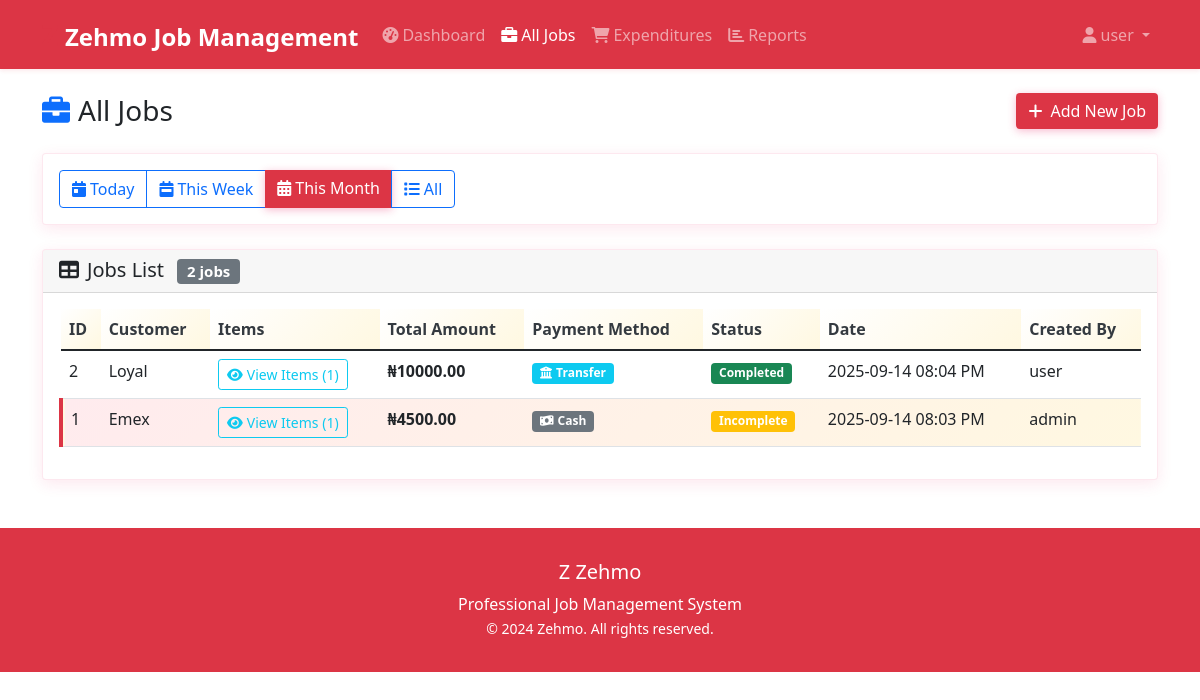
The app's page /jobs?filter=month (signed in) with its own data.
### app.py (models this page shows, shortened)
class User(UserMixin, db.Model):
    __tablename__ = 'users'
    id = db.Column(db.Integer, primary_key=True)
    username = db.Column(db.String(80), unique=True, nullable=False)
    password_hash = db.Column(db.String(120), nullable=False)
    role = db.Column(db.String(20), nullable=False, default='normal')  # 'normal' or 'admin'
    def is_admin(self):
        return self.role == 'admin'

class Job(db.Model):
    __tablename__ = 'jobs'
    id = db.Column(db.Integer, primary_key=True)
    customer_name = db.Column(db.String(100), nullable=False)
    status = db.Column(db.String(20), nullable=False, default='Incomplete')  # 'Completed' or 'Incomplete'
    payment_method = db.Column(db.String(20), nullable=False, default='Cash')  # 'Cash' or 'Transfer'
    date_time = db.Column(db.DateTime, nullable=False, default=datetime.now)
    created_by = db.Column(db.Integer, db.ForeignKey('users.id'), nullable=False)
    items = db.relationship('JobItem', backref='job', lazy=True, cascade='all, delete-orphan')
    creator = db.relationship('User', backref='jobs')
    @property
    def total_amount(self):
        return sum(item.total for item in self.items)

class JobItem(db.Model):
    __tablename__ = 'job_items'
    id = db.Column(db.Integer, primary_key=True)
    job_id = db.Column(db.Integer, db.ForeignKey('jobs.id'), nullable=False)
    description = db.Column(db.String(200), nullable=False)
    quantity = db.Column(db.Integer, nullable=False)
    price = db.Column(db.Float, nullable=False)
    total = db.Column(db.Float, nullable=False)

### routes.py (the view)
@app.route('/jobs')
@login_required
def jobs():
    filter_type = request.args.get('filter', 'today')
    today = datetime.now().date()
    query = Job.query
    if filter_type == 'today':
        query = query.filter(db.func.date(Job.date_time) == today)
    elif filter_type == 'week':
        week_start = today - timedelta(days=today.weekday())
        query = query.filter(db.func.date(Job.date_time) >= week_start)
    elif filter_type == 'month':
        month_start = today.replace(day=1)
        query = query.filter(db.func.date(Job.date_time) >= month_start)
    jobs = query.order_by(Job.date_time.desc()).all()
    return render_template('jobs.html', jobs=jobs, filter_type=filter_type, today=today)

### app.py (called while the page is built)
@login_manager.user_loader
def load_user(user_id):
    return User.query.get(int(user_id))

### templates/jobs.html (shortened to what this page needs)
{% extends "base.html" %}
{% block content %}
<div class="d-flex justify-content-between align-items-center mb-4">
    <h1 class="h3 mb-0">
        <i class="fas fa-briefcase me-2 text-primary"></i>All Jobs
    </h1>
    <button type="button" class="btn btn-primary" data-bs-toggle="modal" data-bs-target="#addJobModal">
        <i class="fas fa-plus me-2"></i>Add New Job
    </button>
</div>
<div class="card mb-4">
    <div class="card-body">
        <div class="btn-group" role="group" aria-label="Filter jobs">
            <a href="{{ url_for('jobs', filter='today') }}" class="btn btn-{{ 'primary' if filter_type == 'today' else 'outline-primary' }}">
                <i class="fas fa-calendar-day me-1"></i>Today
            </a>
            <a href="{{ url_for('jobs', filter='week') }}" class="btn btn-{{ 'primary' if filter_type == 'week' else 'outline-primary' }}">
                <i class="fas fa-calendar-week me-1"></i>This Week
            </a>
            <a href="{{ url_for('jobs', filter='month') }}" class="btn btn-{{ 'primary' if filter_type == 'month' else 'outline-primary' }}">
                <i class="fas fa-calendar-alt me-1"></i>This Month
            </a>
            <a href="{{ url_for('jobs', filter='all') }}" class="btn btn-{{ 'primary' if filter_type == 'all' else 'outline-primary' }}">
                <i class="fas fa-list me-1"></i>All
            </a>
        </div>
    </div>
</div>
<div class="card">
    <div class="card-header">
        <h5 class="card-title mb-0">
            <i class="fas fa-table me-2"></i>Jobs List
            <span class="badge bg-secondary ms-2">{{ jobs|length }} jobs</span>
        </h5>
    </div>
    <div class="card-body">
        {% if jobs %}
            <div class="table-responsive">
                <table class="table table-hover" id="jobsTable">
                    <thead>
                        <tr>
                            <th>ID</th>
                            <th>Customer</th>
                            <th>Items</th>
                            <th>Total Amount</th>
                            <th>Payment Method</th>
                            <th>Status</th>
                            <th>Date</th>
                            <th>Created By</th>
                        </tr>
                    </thead>
                    <tbody>
                        {% for job in jobs %}
                            <tr class="{% if job.date_time.date() == today %}today-highlight{% endif %} {% if job.status == 'Incomplete' %}incomplete-job{% endif %}">
                                <td>{{ job.id }}</td>
                                <td>{{ job.customer_name }}</td>
                                <td>
                                    <button type="button" class="btn btn-sm btn-outline-info" data-bs-toggle="collapse" data-bs-target="#items-{{ job.id }}">
                                        <i class="fas fa-eye me-1"></i>View Items ({{ job.items|length }})
                                    </button>
                                </td>
                                <td class="fw-bold">₦{{ "%.2f"|format(job.total_amount) }}</td>
                                <td>
                                    <span class="badge bg-{{ 'info' if job.payment_method == 'Transfer' else 'secondary' }}">
                                        <i class="fas fa-{{ 'university' if job.payment_method == 'Transfer' else 'money-bill-wave' }} me-1"></i>{{ job.payment_method }}
                                    </span>
                                </td>
                                <td>
                                    <span class="badge bg-{{ 'success' if job.status == 'Completed' else 'warning' }}">
                                        {{ job.status }}
                                    </span>
                                </td>
                                <td>{{ job.date_time.strftime('%Y-%m-%d %I:%M %p') }}</td>
                                <td>{{ job.creator.username }}</td>
                            </tr>
                        {% endfor %}
                    </tbody>
                </table>
            </div>
        {% endif %}
    </div>
</div>
{% endblock %}

### templates/base.html (shortened to what this page needs)
<!DOCTYPE html>
<html lang="en">
<head>
    <link href="https://cdn.jsdelivr.net/npm/bootstrap@5.1.3/dist/css/bootstrap.min.css" rel="stylesheet">
    <link href="https://cdnjs.cloudflare.com/ajax/libs/font-awesome/6.0.0/css/all.min.css" rel="stylesheet">
</head>
<body>
    {% if current_user.is_authenticated %}
    <nav class="navbar navbar-expand-lg navbar-dark navbar-zehmo">
        <div class="container">
            <a class="navbar-brand" href="{{ url_for('dashboard') }}">
                <span class="zehmo-logo">Z</span> Zehmo Job Management
            </a>
            <div class="collapse navbar-collapse" id="navbarNav">
                <ul class="navbar-nav me-auto">
                    <li class="nav-item">
                        <a class="nav-link {{ 'active' if request.endpoint == 'dashboard' }}" href="{{ url_for('dashboard') }}">
                            <i class="fas fa-tachometer-alt me-1"></i>Dashboard
                        </a>
                    </li>
                    <li class="nav-item">
                        <a class="nav-link {{ 'active' if request.endpoint == 'jobs' }}" href="{{ url_for('jobs') }}">
                            <i class="fas fa-briefcase me-1"></i>All Jobs
                        </a>
                    </li>
                    <li class="nav-item">
                        <a class="nav-link {{ 'active' if request.endpoint == 'expenditures' }}" href="{{ url_for('expenditures') }}">
                            <i class="fas fa-shopping-cart me-1"></i>Expenditures
                        </a>
                    </li>
                    <li class="nav-item">
                        <a class="nav-link {{ 'active' if request.endpoint == 'reports' }}" href="{{ url_for('reports') }}">
                            <i class="fas fa-chart-bar me-1"></i>Reports
                        </a>
                    </li>
                </ul>
                <ul class="navbar-nav">
                    <li class="nav-item dropdown">
                        <a class="nav-link dropdown-toggle" href="#" id="navbarDropdown" role="button" data-bs-toggle="dropdown">
                            <i class="fas fa-user me-1"></i>{{ current_user.username }}
                        </a>
                    </li>
                </ul>
            </div>
        </div>
    </nav>
    {% endif %}
    <main class="container mt-4">
        {% block content %}{% endblock %}
    </main>
    <footer class="footer-zehmo text-center">
        <div class="container">
            <div class="row">
                <div class="col-md-12">
                    <h5><span class="zehmo-logo">Z</span> Zehmo</h5>
                    <p class="mb-0">Professional Job Management System</p>
                    <small>&copy; 2024 Zehmo. All rights reserved.</small>
                </div>
            </div>
        </div>
    </footer>
</body>
</html>

### templates/base.html (style rules this page uses)
:root { --zehmo-primary: #dc3545; --zehmo-secondary: #dc3545; --zehmo-accent: #dc3545; --zehmo-purple: #dc3545; --zehmo-gradient: #dc3545; --zehmo-gradient-alt: #dc3545; --zehmo-light: #ffffff; --zehmo-dark: #343a40; }
.navbar-zehmo { background: var(--zehmo-primary) !important; box-shadow: 0 2px 4px rgba(220, 53, 69, 0.1); }
.navbar-brand { font-weight: bold; font-size: 1.5rem; color: white !important; }
.navbar-brand .zehmo-logo { background: var(--zehmo-gradient); -webkit-background-clip: text; -webkit-text-fill-color: transparent; background-clip: text; font-weight: 900; font-size: 1.8rem; }
.incomplete-job { background: linear-gradient(135deg, #FFEBEE, #FFF8E1) !important; border-left: 4px solid var(--zehmo-secondary) !important; }
.card { box-shadow: 0 4px 15px rgba(233, 30, 99, 0.1); border: 1px solid rgba(233, 30, 99, 0.1); transition: all 0.3s ease; }
.btn-primary { background: var(--zehmo-gradient); border: none; box-shadow: 0 2px 8px rgba(233, 30, 99, 0.3); }
.table th { background: linear-gradient(135deg, var(--zehmo-light), #FFF8E1); border-top: none; color: var(--zehmo-dark); font-weight: 600; }
.footer-zehmo { background: var(--zehmo-gradient); color: white; padding: 2rem 0; margin-top: 3rem; }

### records on screen
User: username "user"
Job: id "2", customer_name "Loyal", items|length "1", payment_method "Transfer", status "Completed", date_time "2025-09-14 08:04 PM", creator.username "user"
JobItem: total_amount "10000.00"
Job: id "1", customer_name "Emex", items|length "1", payment_method "Cash", status "Incomplete", date_time "2025-09-14 08:03 PM", creator.username "admin"
JobItem: total_amount "4500.00"

### other values on screen
{{ jobs|length }} "2"
